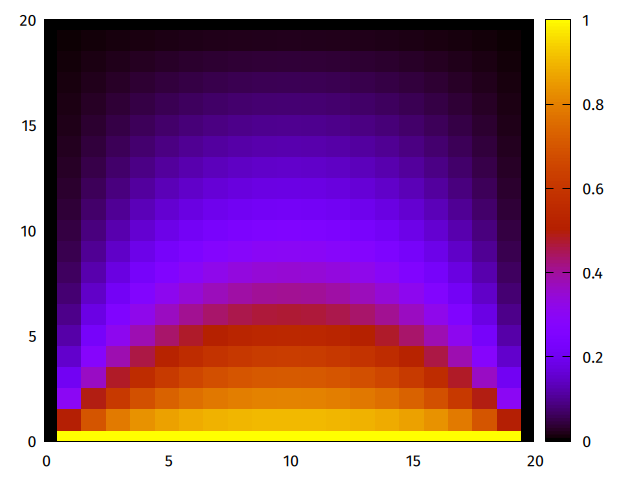

This figure's gnuplot source:

set terminal pngcairo

set xrange [0:20]
set yrange [0:20]

set view map
plot 'heatmap.txt' matrix with image
